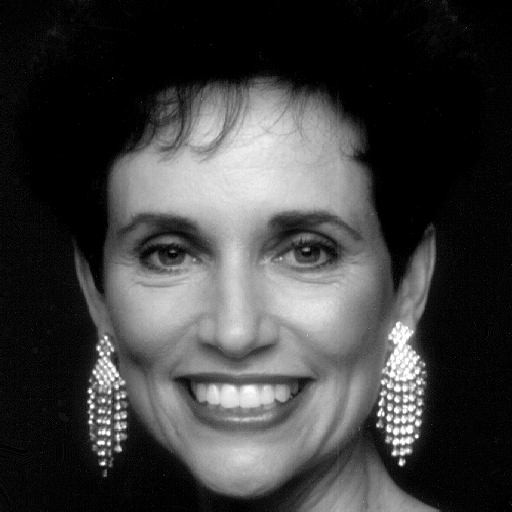
%> input picture Codes/CH04/example4_14/Fig0427(a)(woman).tif, 512 x 512 px
$ octave example4_14.m   (GNU Octave 9; MATLAB toolbox functions it lacks are replaced by stand-ins)
%> lines starting %> are read from the running program, lines starting %| are printed output that depends on the picture
% Gonzalez (3rd ed) example 4.14, including figure 4.27

woman = imread('Fig0427(a)(woman).tif');
%> woman is the input picture: size 512x512 uint8; min 0, max 255, mean 62.2
rect = imread('Fig0424(a)(rectangle).tif');
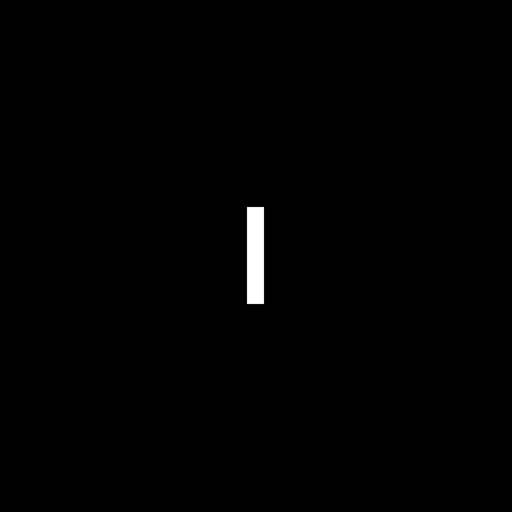
%> input picture Codes/CH04/example4_14/Fig0424(a)(rectangle).tif, 512 x 512 px
%> rect is the input picture: size 512x512 uint8; min 0, max 255, mean 1.6

WOMAN = fft2(woman);
phase_woman = atan2(imag(WOMAN),real(WOMAN));
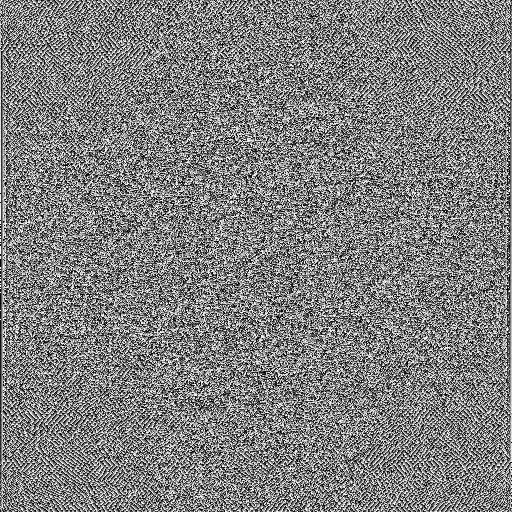
%> phase_woman: size 512x512 double; min -3.14, max 3.14, mean 2.4e-05; drawn with min black and max white
spec_woman = abs(WOMAN);

RECT = fft2(rect);
phase_rect = atan2(imag(RECT),real(RECT));
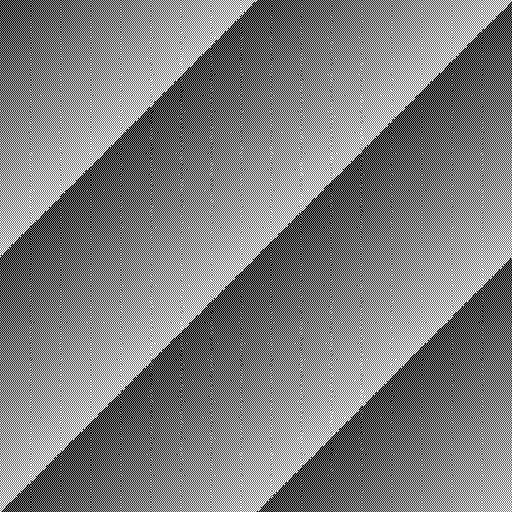
%> phase_rect: size 512x512 double; min -3.14, max 3.14, mean 2.4e-05; mean of the top-left, top-right, bottom-left and bottom-right quarters 0.000575, 0.000527, -0.000383, -0.000623; drawn with min black and max white
spec_rect = abs(RECT);

% reconstruct image only by phase angle, with all spectrum defined as 1
image_phase_only = 1*cos(phase_woman)+1i*sin(phase_woman);
image_phase_only = real(ifft2(image_phase_only));
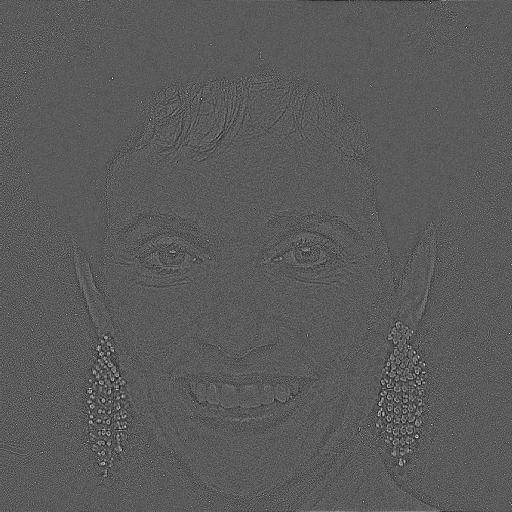
%> image_phase_only: size 512x512 double; min -0.0158, max 0.0288, mean 3.81e-06; drawn with min black and max white

% reconstruct image only by spectrum, with all phase angle defined as pi/4
% FIXME: This reconstruction is dissimilar to the textbook, the reason for which
% remains to be figured out.
image_spec_only = spec_woman.*(1*cos(pi/4)+1i*sin(pi/4));
image_spec_only = real(ifft2(image_spec_only));

% reconstruct image by woman's phase angle and rectangle's spectrum.
image_wp_rs = spec_rect.*(1*cos(phase_woman)+1i*sin(phase_woman));
image_wp_rs = real(ifft2(image_wp_rs));
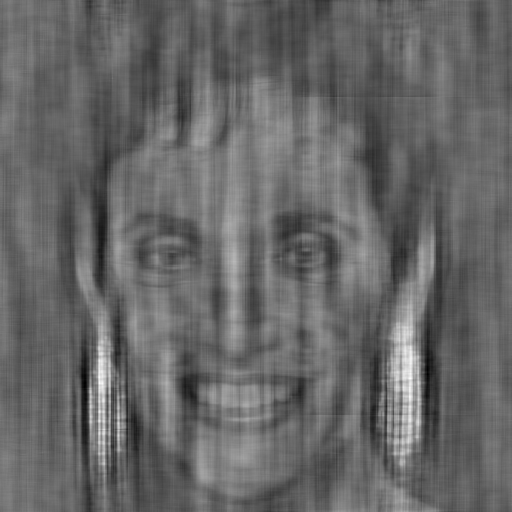
%> image_wp_rs: size 512x512 double; min -85.93, max 131.1, mean 1.6; drawn with min black and max white

% reconstruct image by rectangle's phase angle and woman's spectrum.
image_ws_rp = spec_woman.*(1*cos(phase_rect)+1i*sin(phase_rect));
image_ws_rp = real(ifft2(image_ws_rp));
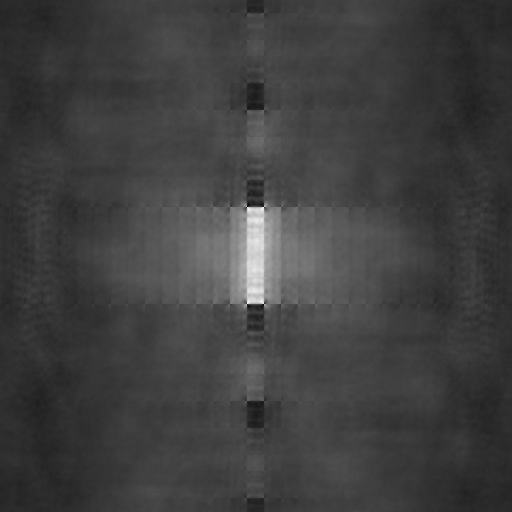
%> image_ws_rp: size 512x512 double; min -164.6, max 739, mean 62.2; drawn with min black and max white


% plot figure 4.27
figure;
subplot(2,3,1),imshow(woman,[]);
subplot(2,3,2),imshow(phase_woman,[]);
subplot(2,3,3),imshow(image_phase_only,[]);
subplot(2,3,4),imshow(image_spec_only,[]);
subplot(2,3,5),imshow(image_wp_rs,[]);
subplot(2,3,6),imshow(image_ws_rp,[]);
